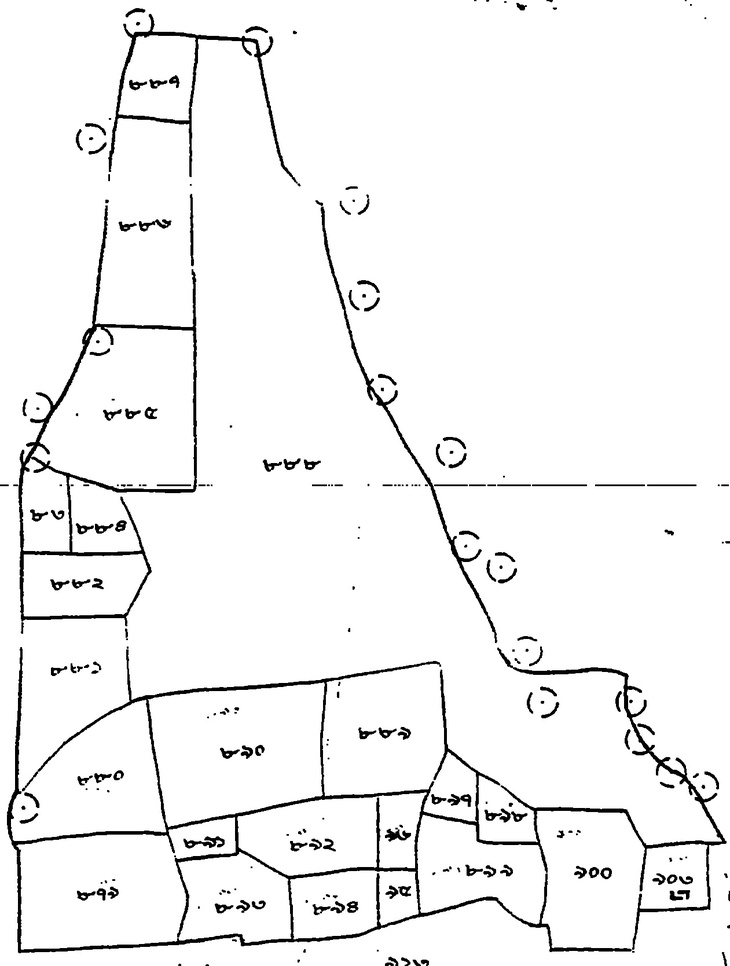
#> input picture Maps/port.jpg, 730 x 966 px, shrunk from 1261 x 1669 before the run
$ python skel.py
#> lines starting #> are read from the running program, lines starting #| are printed output that depends on the picture; after the words box and inside, x2 and y2 are one past the last pixel; in counts of white or black regions, pixels touching at a corner belong together
from skimage.morphology import skeletonize
from skimage import data
import matplotlib.pyplot as plt
from skimage.util import invert
from skimage.filters import threshold_local, threshold_otsu
import cv2

# Invert the horse image
a = cv2.imread("Maps/port.jpg", 0)
#> a is the input picture: shape (966, 730); min 0, max 255, mean 243.4
b = threshold_otsu(a)
#> b = 140
a = a > b
#> a: shape (966, 730) bool; 95.4% white; 241 black regions (123 under 20 px), largest, box (x1, y1, x2, y2) and area: (7, 646, 727, 953) 13824, (13, 205, 197, 634) 5056, (108, 14, 301, 186) 2345
image = invert(a)
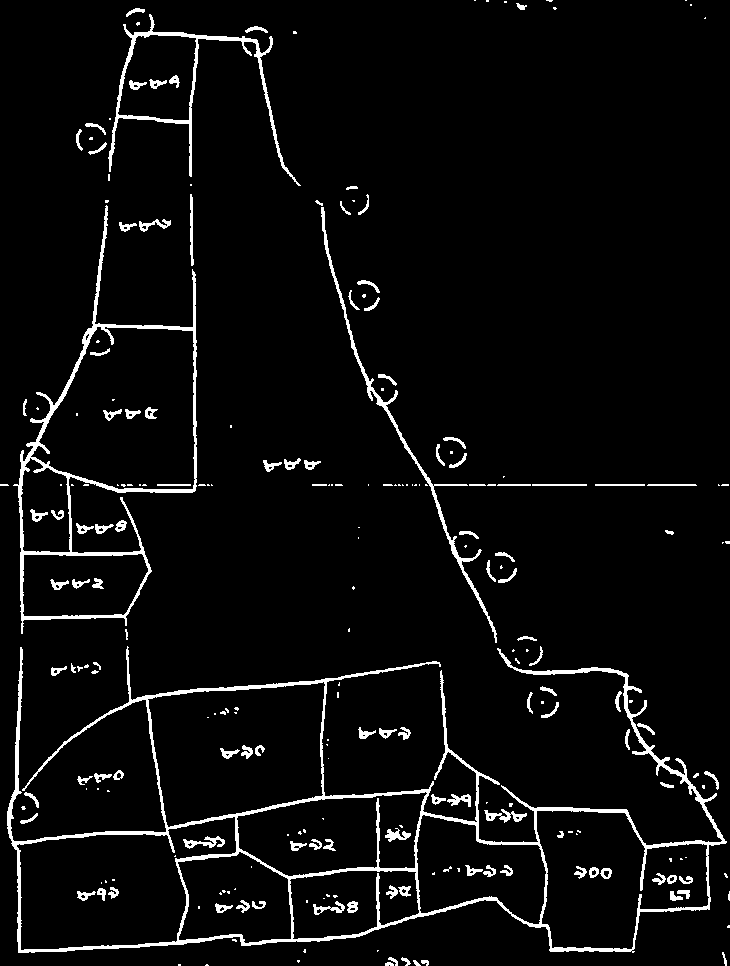
#> image: shape (966, 730) bool; 4.6% white; 241 white regions (123 under 20 px), largest, box (x1, y1, x2, y2) and area: (7, 646, 727, 953) 13824, (13, 205, 197, 634) 5056, (108, 14, 301, 186) 2345

# perform skeletonization
skeleton = skeletonize(image)
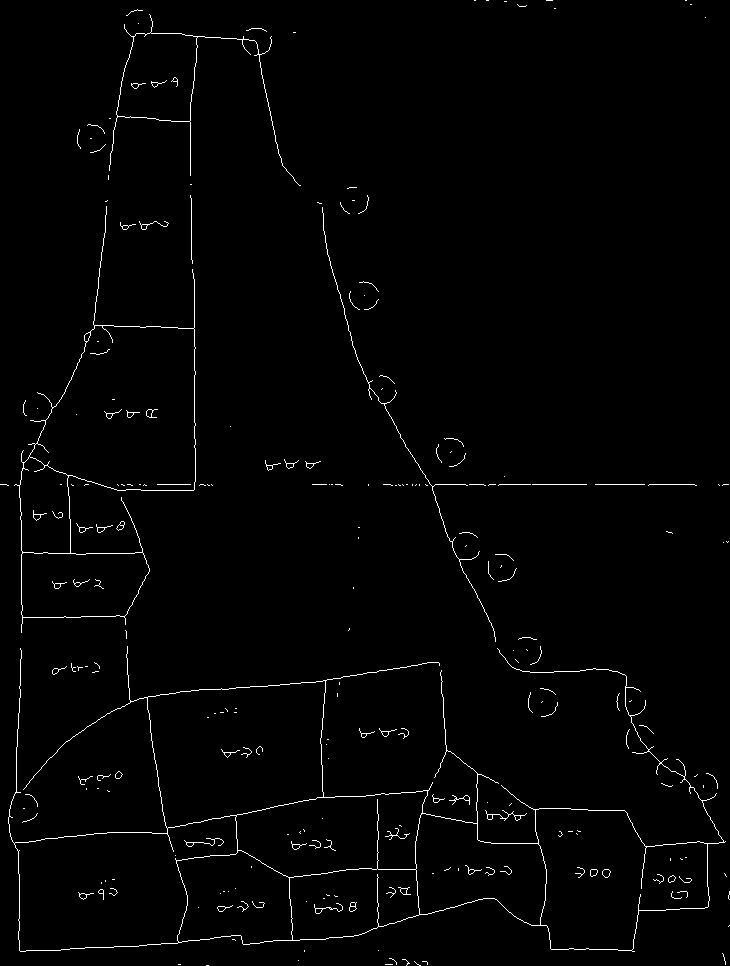
#> skeleton: shape (966, 730) bool; 1.4% white in thin lines or dots

# display results
fig, axes = plt.subplots(nrows=1, ncols=2, figsize=(8, 4), sharex=True, sharey=True)

ax = axes.ravel()

ax[0].imshow(image, cmap=plt.cm.gray)
ax[0].axis('off')
ax[0].set_title('original', fontsize=20)

ax[1].imshow(skeleton, cmap=plt.cm.gray)
ax[1].axis('off')
ax[1].set_title('skeleton', fontsize=20)

fig.tight_layout()
plt.show()
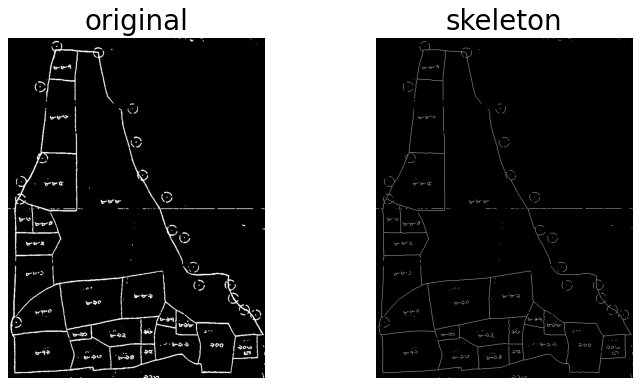
#> figure drawn by matplotlib, 2 panels
